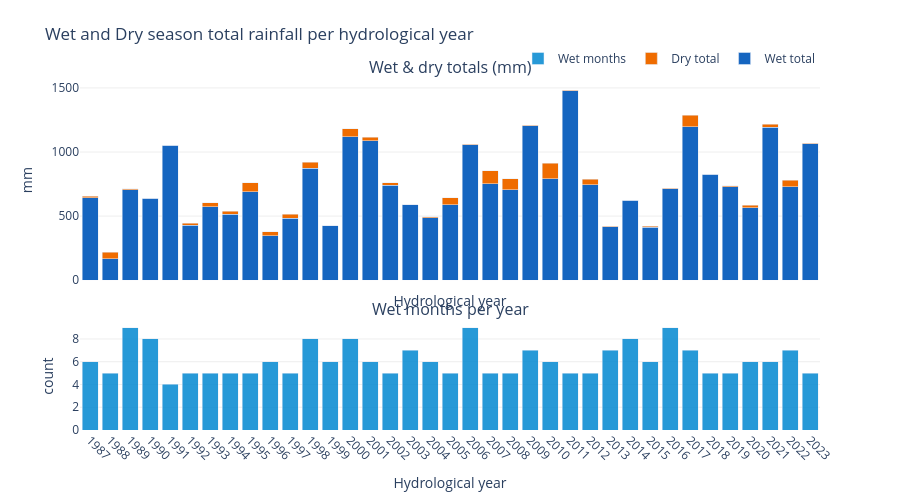

Notebook cell for this chart:
### Code cell
from hydroseason.plot import plot_annual_metrics, show

# Stacked wet/dry totals per hydrological year + wet month count
show(plot_annual_metrics(result))

### Figure 1 — Plotly figure (JSON) as saved in the notebook; plotly's stock layout.template omitted (floating-point values rounded to 4 significant figures)
{"data": [{"hovertemplate": "<b>Hydro Year %{x}</b><br>Wet total: %{y:.0f} mm<extra></extra>", "marker": {"color": "#1565C0"}, "name": "Wet total", "type": "bar", "x": ["1987", "1988", "1989", "1990", "1991", "1992", "1993", "1994", "1995", "1996", "1997", "1998", "1999", "2000", "2001", "2002", "2003", "2004", "2005", "2006", "2007", "2008", "2009", "2010", "2011", "2012", "2013", "2014", "2015", "2016", "2017", "2018", "2019", "2020", "2021", "2022", "2023"], "xaxis": "x", "y": [642.5, 167.2, 705.0, 641.0, 1054.0, 430.0, 573.0, 515.6, 689.3, 346.0, 485.1, 875.0, 423.6, 1119.0, 1088.0, 739.2, 586.7, 488.6, 586.7, 1055.0, 753.3, 704.7, 1206.0, 789.8, 1476.0, 744.8, 418.2, 622.5, 414.6, 715.2, 1195.0, 825.3, 728.0, 565.4, 1193.0, 728.4, 1065.0], "yaxis": "y"}, {"hovertemplate": "<b>Hydro Year %{x}</b><br>Dry total: %{y:.0f} mm<extra></extra>", "marker": {"color": "#EF6C00"}, "name": "Dry total", "type": "bar", "x": ["1987", "1988", "1989", "1990", "1991", "1992", "1993", "1994", "1995", "1996", "1997", "1998", "1999", "2000", "2001", "2002", "2003", "2004", "2005", "2006", "2007", "2008", "2009", "2010", "2011", "2012", "2013", "2014", "2015", "2016", "2017", "2018", "2019", "2020", "2021", "2022", "2023"], "xaxis": "x", "y": [13.0, 50.0, 9.0, 0.0, 0.0, 16.0, 31.6, 21.2, 70.8, 33.8, 30.2, 45.8, 0.0, 61.2, 27.2, 21.0, 3.0, 6.0, 57.0, 4.0, 100.2, 87.7, 2.2, 124.0, 7.4, 40.9, 1.0, 0.8, 6.0, 3.8, 91.2, 0.0, 8.6, 19.0, 25.8, 51.6, 2.0], "yaxis": "y"}, {"hovertemplate": "<b>Hydro Year %{x}</b><br>Wet months: %{y}<extra></extra>", "marker": {"color": "#0288D1"}, "name": "Wet months", "opacity": 0.85, "type": "bar", "x": ["1987", "1988", "1989", "1990", "1991", "1992", "1993", "1994", "1995", "1996", "1997", "1998", "1999", "2000", "2001", "2002", "2003", "2004", "2005", "2006", "2007", "2008", "2009", "2010", "2011", "2012", "2013", "2014", "2015", "2016", "2017", "2018", "2019", "2020", "2021", "2022", "2023"], "xaxis": "x2", "y": [6, 5, 9, 8, 4, 5, 5, 5, 5, 6, 5, 8, 6, 8, 6, 5, 7, 6, 5, 9, 5, 5, 7, 6, 5, 5, 7, 8, 6, 9, 7, 5, 5, 6, 6, 7, 5], "yaxis": "y2"}], "layout": {"annotations": [{"font": {"size": 16}, "showarrow": false, "text": "Wet & dry totals (mm)", "x": 0.5, "xanchor": "center", "xref": "paper", "y": 1, "yanchor": "bottom", "yref": "paper"}, {"font": {"size": 16}, "showarrow": false, "text": "Wet months per year", "x": 0.5, "xanchor": "center", "xref": "paper", "y": 0.308, "yanchor": "bottom", "yref": "paper"}], "barmode": "stack", "dragmode": "pan", "height": 500, "hoverlabel": {"bgcolor": "white"}, "legend": {"orientation": "h", "x": 1, "xanchor": "right", "y": 1.02, "yanchor": "bottom"}, "margin": {"b": 60, "t": 80}, "paper_bgcolor": "white", "plot_bgcolor": "white", "title": {"text": "Wet and Dry season total rainfall per hydrological year"}, "xaxis": {"anchor": "y", "domain": [0, 1], "matches": "x2", "showgrid": false, "showticklabels": false, "tickangle": 45, "title": {"text": "Hydrological year"}}, "xaxis2": {"anchor": "y2", "domain": [0, 1], "showgrid": false, "tickangle": 45, "title": {"text": "Hydrological year"}}, "yaxis": {"anchor": "x", "domain": [0.428, 1], "gridcolor": "#EEEEEE", "showgrid": true, "title": {"text": "mm"}}, "yaxis2": {"anchor": "x2", "domain": [0, 0.308], "gridcolor": "#EEEEEE", "showgrid": true, "title": {"text": "count"}}}}
